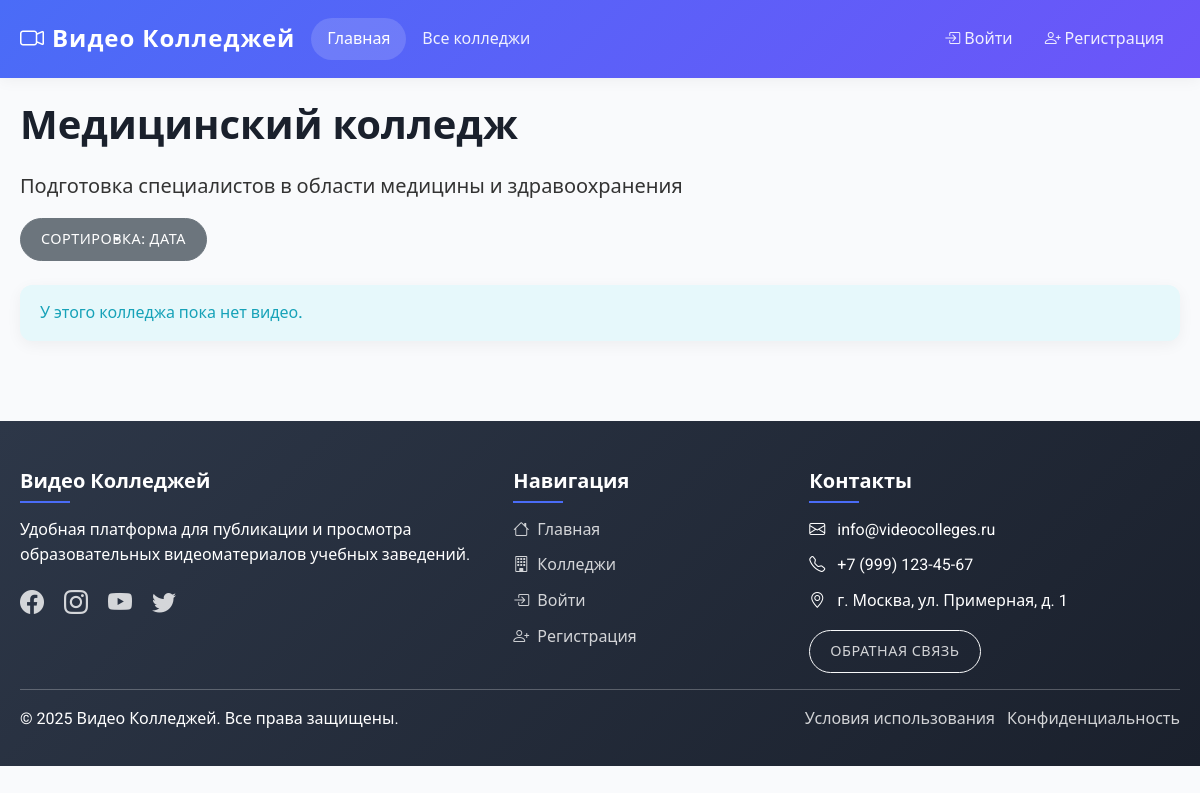
/index.php?page=college&id=2, run on an earlier commit of the app's database.
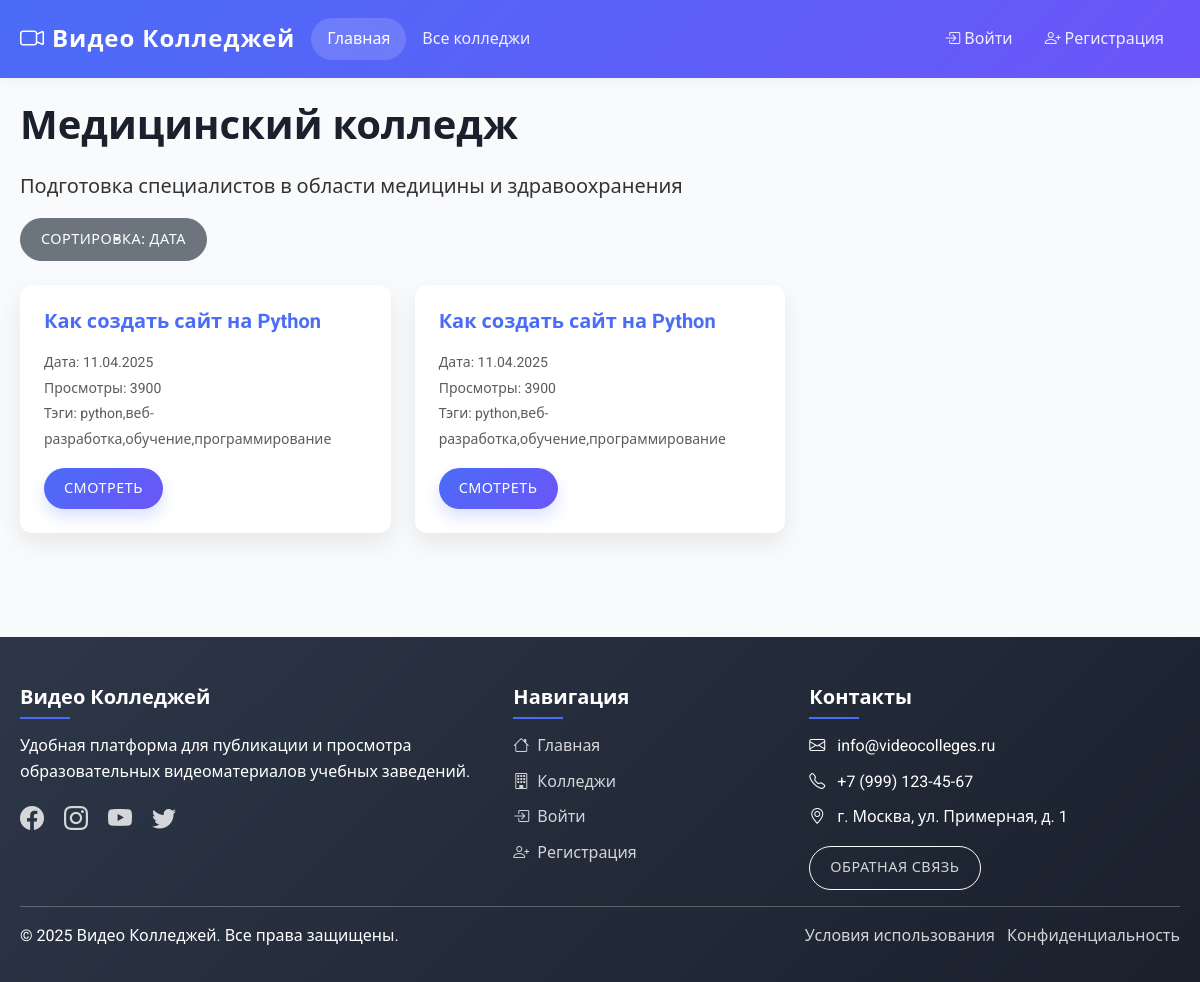
And on a later commit of the database.
### tables this page shows
CREATE TABLE IF NOT EXISTS videos (
    id INT AUTO_INCREMENT PRIMARY KEY,
    college_id INT NOT NULL,
    title VARCHAR(255) NOT NULL,
    description TEXT,
    url VARCHAR(255) NOT NULL,
    file_path VARCHAR(255) DEFAULT NULL,
    file_type VARCHAR(50) DEFAULT NULL,
    thumbnail_url VARCHAR(255),
    duration VARCHAR(10),
    views INT DEFAULT 0,
    status ENUM('pending', 'published', 'rejected') NOT NULL DEFAULT 'pending',
    created_at TIMESTAMP DEFAULT CURRENT_TIMESTAMP,
    updated_at TIMESTAMP DEFAULT CURRENT_TIMESTAMP ON UPDATE CURRENT_TIMESTAMP,
    FOREIGN KEY (college_id) REFERENCES colleges(id) ON DELETE CASCADE
);

### pages/college.php (the view, shortened to what this page needs)
<?php
$college_id = isset($_GET['id']) ? (int)$_GET['id'] : 0;
$stmt = $pdo->prepare("SELECT * FROM colleges WHERE id = ?");
$stmt->execute([$college_id]);
$college = $stmt->fetch();
$sort = isset($_GET['sort']) ? $_GET['sort'] : 'created_at';
$order = isset($_GET['order']) ? $_GET['order'] : 'desc';
$allowed_sorts = ['created_at', 'title', 'views'];
$sort = in_array($sort, $allowed_sorts) ? $sort : 'created_at';
$order = $order === 'asc' ? 'ASC' : 'DESC';
$query = "SELECT v.*, GROUP_CONCAT(DISTINCT vt.name) as tags
          FROM videos v
          LEFT JOIN video_tags vt ON v.id = vt.video_id
          WHERE v.college_id = ?
          GROUP BY v.id
          ORDER BY v.$sort $order";
$stmt = $pdo->prepare($query);
$stmt->execute([$college_id]);
$videos = $stmt->fetchAll();
?>
<div class="row">
    <div class="col-md-12">
        <h1><?php echo htmlspecialchars($college['name']); ?></h1>
        <p class="lead"><?php echo htmlspecialchars($college['description'] ?? ''); ?></p>
    </div>
</div>
<div class="row mb-4">
    <div class="col-md-12">
        <div class="dropdown">
            <button class="btn btn-secondary dropdown-toggle" type="button" data-bs-toggle="dropdown">
                Сортировка: <?php echo $sort === 'created_at' ? 'Дата' : ($sort === 'title' ? 'Название' : 'Просмотры'); ?>
            </button>
        </div>
    </div>
</div>
<div class="row">
    <?php foreach ($videos as $video): ?>
        <div class="col-md-4 mb-4">
            <div class="card h-100">
                <div class="card-body">
                    <h5 class="card-title"><?php echo htmlspecialchars($video['title']); ?></h5>
                    <p class="card-text">
                        <small class="text-muted">
                            Дата: <?php echo date('d.m.Y', strtotime($video['created_at'])); ?><br>
                            Просмотры: <?php echo $video['views']; ?><br>
                            Тэги: <?php echo $video['tags'] ? htmlspecialchars($video['tags']) : 'Нет тэгов'; ?>
                        </small>
                    </p>
                    <a href="index.php?page=video&id=<?php echo $video['id']; ?>" class="btn btn-primary">Смотреть</a>
                </div>
            </div>
        </div>
    <?php endforeach; ?>
</div>
<?php if (empty($videos)): ?>
    <div class="alert alert-info">
        У этого колледжа пока нет видео.
    </div>
<?php endif; ?>

What changed in the data, as far as the page shows it:
added videos: title "Как создать сайт на Python", created_at "11.04.2025", views "3900", tags "python,веб-разработка,обучение,программирование"
added videos: title "Как создать сайт на Python", created_at "11.04.2025", views "3900", tags "python,веб-разработка,обучение,программирование"
Also different on the page:
text no longer shown: "У этого колледжа пока нет видео."
